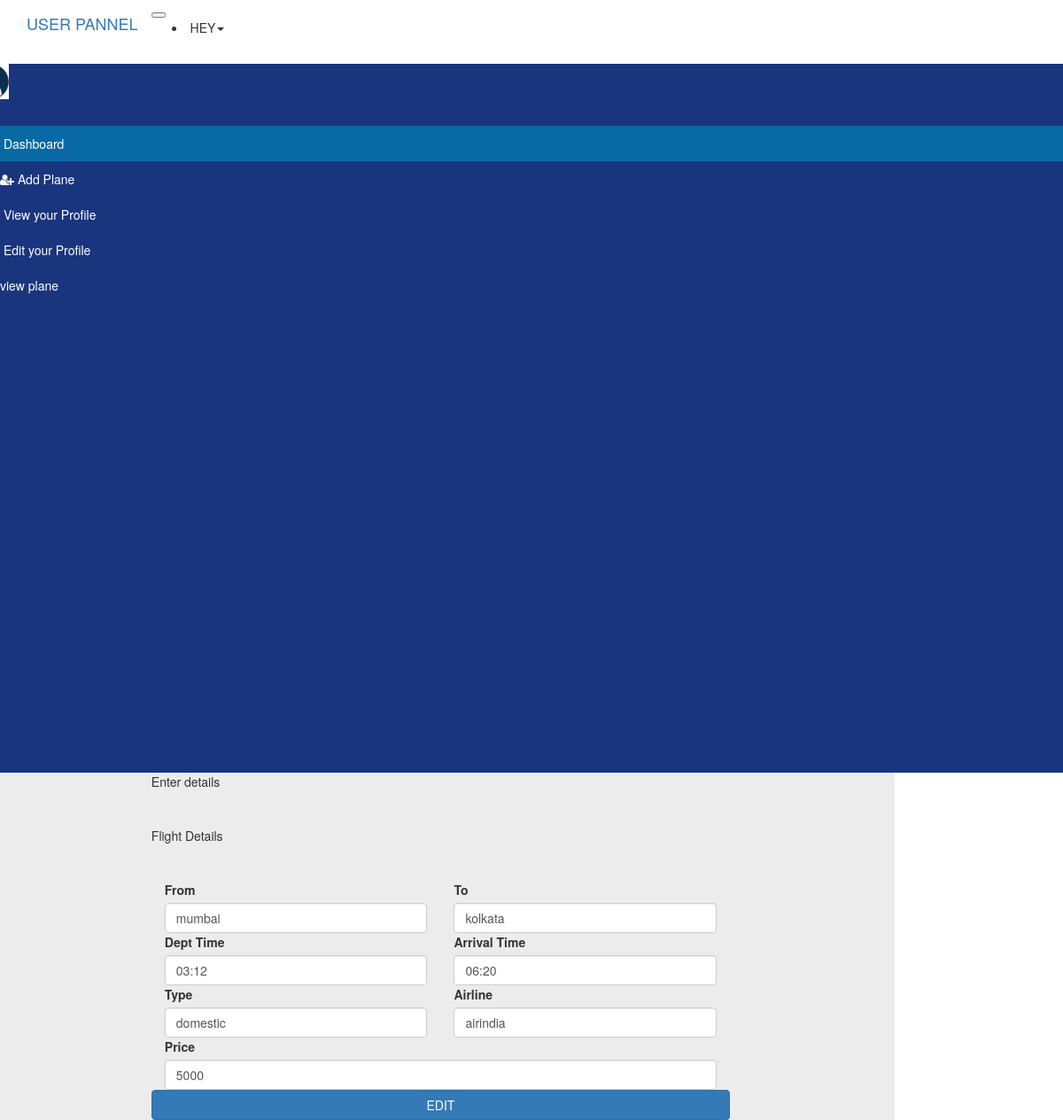
Page /edit_flight.php?id=17 on the committed database.
### tables this page shows
CREATE TABLE `flight` (
  `id` int(5) NOT NULL,
  `flight_no` varchar(50) NOT NULL,
  `from1` varchar(50) NOT NULL,
  `to1` varchar(50) NOT NULL,
  `depttime` varchar(50) NOT NULL,
  `arrivaltime` varchar(50) NOT NULL,
  `type` varchar(50) NOT NULL,
  `airline` varchar(50) NOT NULL,
  `no_of_seats` int(5) NOT NULL,
  `price` int(5) NOT NULL
);

### edit_flight.php (the view, shortened to what this page needs)
<!DOCTYPE html>
<html class="no-js" lang="en">
    <head>
        <link rel="stylesheet" href="src/css/font-awesome.min.css">
        <link rel="stylesheet" href="src/css/bootstrap.css">
        <link rel="stylesheet" href="src/css/style.css">
        <link rel="stylesheet" href="src/css/admin.css">
    </head>
<body>
        <nav class="navbar navbar-expand-sm navbar-dark bg-dark">
            <div class="container">
                <a href="admin.php" class="navbar-brand">USER PANNEL</a>
                <button type="button" name="button" class="navbar-toggler" data-toggle="collapse" data-target="#navNavbar"><span class="navbar-toggler-icon"></span></button>
            <div class="collapse navbar-collapse" id="navbarNav">
                <ul class="navbar-nav ml-auto">
                    <li class="nav-item">
                        <div class="nav-link dropdown">
                            <div class="dropdown-toggle"  data-toggle="dropdown">Hey<span class="caret"></span></div>
                        </div>
                    </li>
                </ul>
            </div>
            </div>
        </nav>
<div class="row">
    <div class="col-2 pl-3 left_section">
                <div class="row align-items-center text-dark mt-2">
                    <div class="col-3">
                    <img src="./src/img/profile.png" class="profile_image rounded-circle pl-1" alt="">
                    </div>
                    <div class="col-9">
                    <p class="m-0"><i>User</i></p>
                    </div>
                </div>
                <ul class="nav mt-2 sidebar flex-column">
                    <li class="nav-item">
                        <a class="nav-link active"><i class="fa fa-tachometer-alt"></i> Dashboard</a>
                    </li>
                    <li class="nav-item ">
                        <a class="nav-link text-white" href="admin.php" id="add_plane"><i class="fa fa-user-plus"></i> Add Plane</a>
                    </li>
                    <li class="nav-item">
                        <a class="nav-link text-white" href="update_admin_info.php"><i class="fa fa-user-tie"></i> View your Profile</a>
                    </li>
                    <li class="nav-item">
                         <a class="nav-link text-white" href="update_admin_info.php"><i class="fa fa-user-edit"></i> Edit your Profile</a>
                    </li>
                    <li class="nav-item">
                         <a class="nav-link text-white" href="admin.php" id="view_plane"><i class="fa fa-view"></i>view plane</a>
                    </li>
                </ul>
        </div>
    <div class="col-lg-10 right-section">
        <div class="row">
            <div class="col-lg-2">
            </div>
            <div class="col-lg-8">
            <div class="card">
                    <div class="card-header">
                        Enter details
                    </div>
                    <div class="card-body">
                    <?php
                        require("connection.php");
                        $sql="select * from flight where id='$_GET[id]'";
                        $result=mysqli_query($conn,$sql);
                        $datas3=array();
                            if(mysqli_num_rows($result)>0)
                                {
                                    while($row=mysqli_fetch_assoc($result))
                                        {
                                            $datas3[]=$row;
                                        }
                                }
                            foreach ($datas3 as $data): ?>
                            <form method="POST" action="#" id="form_login">
                                <hr>
                                <div>Flight Details</div>
                                <hr>
                                <div class="form-row">
                                    <div class="col-lg-6">
                                        <div class="input-field col l12">
                                            <label for="from" >From</label>
                                            <input type="text" name="from" id="from" class='form-control' value="<?php echo $data['from1']  ?>">
                                        </div>
                                    </div>
                                    <div class="col-lg-6">
                                            <div class="input-field col l12">
                                                <label for="to" >To</label>
                                                <input type="text" name="to" id="to" class="form-control" value="<?php echo $data['to1']  ?>">
                                            </div>
                                    </div>
                                </div>
                                <div class="form-row">
                                    <div class="col-lg-6">
                                        <div class="input-field col l12">
                                            <label for="depttime" >Dept Time</label>
                                            <input type="text" name="depttime" id="depttime" class="form-control" value="<?php echo $data['depttime']  ?>">
                                        </div>
                                    </div>
                                    <div class="col-lg-6">
                                        <div class="input-field col l12">
                                            <label for="arrivaltime" >Arrival Time</label>
                                            <input type="text" name="arrivaltime" id="arrivaltime" class="form-control" value="<?php echo $data['arrivaltime']  ?>">
                                        </div>
                                    </div>
                                </div>
                                <div class="form-row">
                                    <div class="col-lg-6">
                                        <div class="input-field col l12">
                                            <label for="type" >Type</label>
                                            <input type="text" name="type" id="type"  class="form-control" value="<?php echo $data['type']  ?>">
                                        </div>
                                    </div>
                                    <div class="col-lg-6">
                                        <div class="input-field col l12">
                                            <label for="airline" >Airline</label>
                                            <input type="text" name="airline" id="airline"  class="form-control" value="<?php echo $data['airline']  ?>">
                                        </div>
                                    </div>
                                </div>
                                <div class="form-row">
                                    <div class="col-lg-12">
                                        <div class="input-field col l12">
                                            <label for="price" >Price</label>
                                            <input type="text" name="price" id="price" class="form-control" value="<?php echo $data['price']  ?>">
                                        </div>
                                    </div>
                                </div>
                                <div class="p-4">
                                    <input type="submit" class="btn btn-primary btn-block submit" name="edit" value="EDIT" style="">
                                </div>
                        </form>
                        <?php endforeach?>
                    </div>
                </div>
            </div>
        <div class="col-lg-2">
        </div>
        </div>
    </div>
</div>
    </body>
</html>

### src/css/style.css (style rules this page uses)
body { overflow-x: hidden; }
.navbar .nav-link { font-size: 14px; text-transform: uppercase; padding-left: 4px; padding-right: 4px; }

### src/css/admin.css (style rules this page uses)
body { background-color:white; }
.left_section { background-color:#19357d; min-height: 100vh; }
.profile_image { height: 40px; }
.sidebar a { color:#FFF; }
.sidebar .active { background-color: #0969a5; }
.right-section { background-color:#ececec; }
.card-body { border-radius:4px; }

### rows in the picture
flight: from "mumbai", to "kolkata", depttime "03:12", arrivaltime "06:20", type "domestic", airline "airindia", price "5000"
